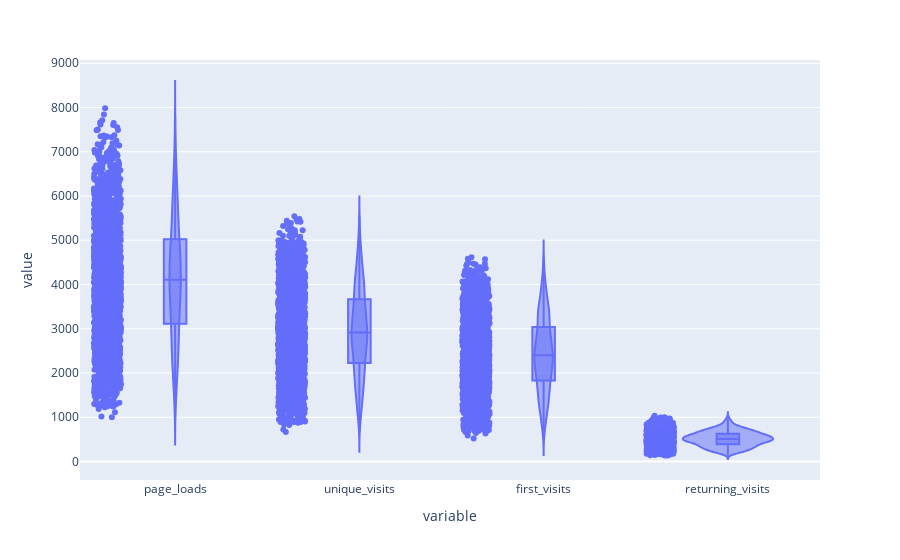

Here is the notebook cell this chart was saved with:
### Code cell
px.violin(df,y=['page_loads' ,'unique_visits' ,'first_visits' ,'returning_visits'],box=True,points='all')

### Figure 1 — Plotly figure (JSON) as saved in the notebook; plotly's stock layout.template omitted (floating-point values rounded to 4 significant figures; data arrays with more than 128 entries replaced by an {"elided": "..."} marker saying what was removed)
{"data": [{"alignmentgroup": "True", "box": {"visible": true}, "hovertemplate": "variable=%{x}<br>value=%{y}<extra></extra>", "legendgroup": "", "marker": {"color": "#636efa"}, "name": "", "offsetgroup": "", "orientation": "v", "points": "all", "scalegroup": "True", "showlegend": false, "type": "violin", "x": {"elided": "8668 str values"}, "x0": " ", "xaxis": "x", "y": {"elided": "8668 int values"}, "y0": " ", "yaxis": "y"}], "layout": {"legend": {"tracegroupgap": 0}, "margin": {"t": 60}, "violinmode": "group", "xaxis": {"anchor": "y", "domain": [0, 1], "title": {"text": "variable"}}, "yaxis": {"anchor": "x", "domain": [0, 1], "title": {"text": "value"}}}}
